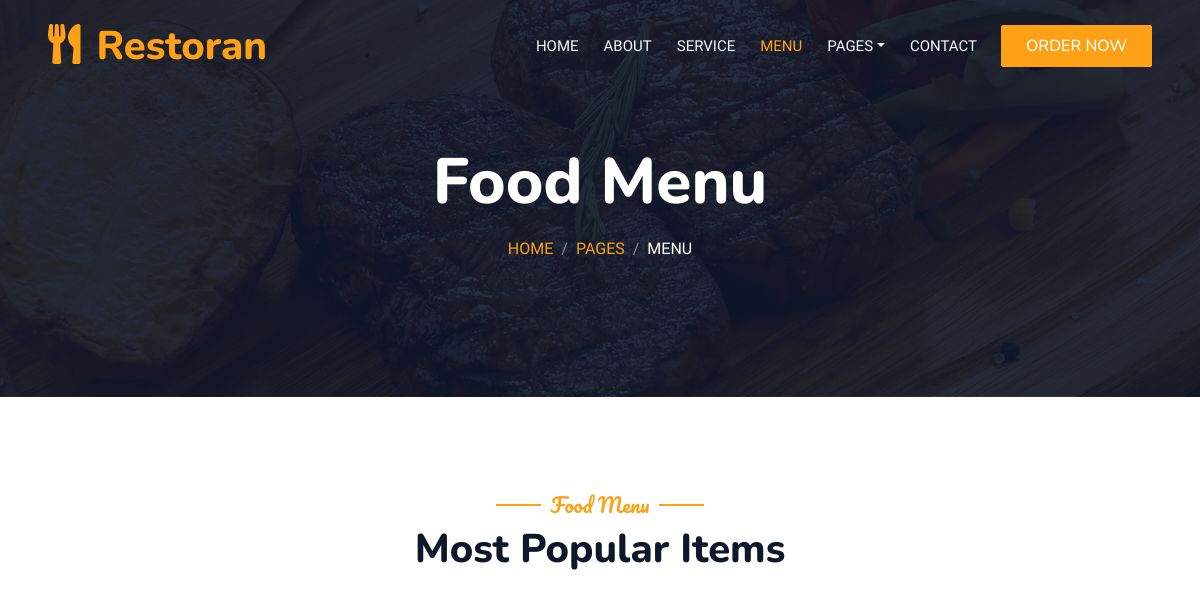
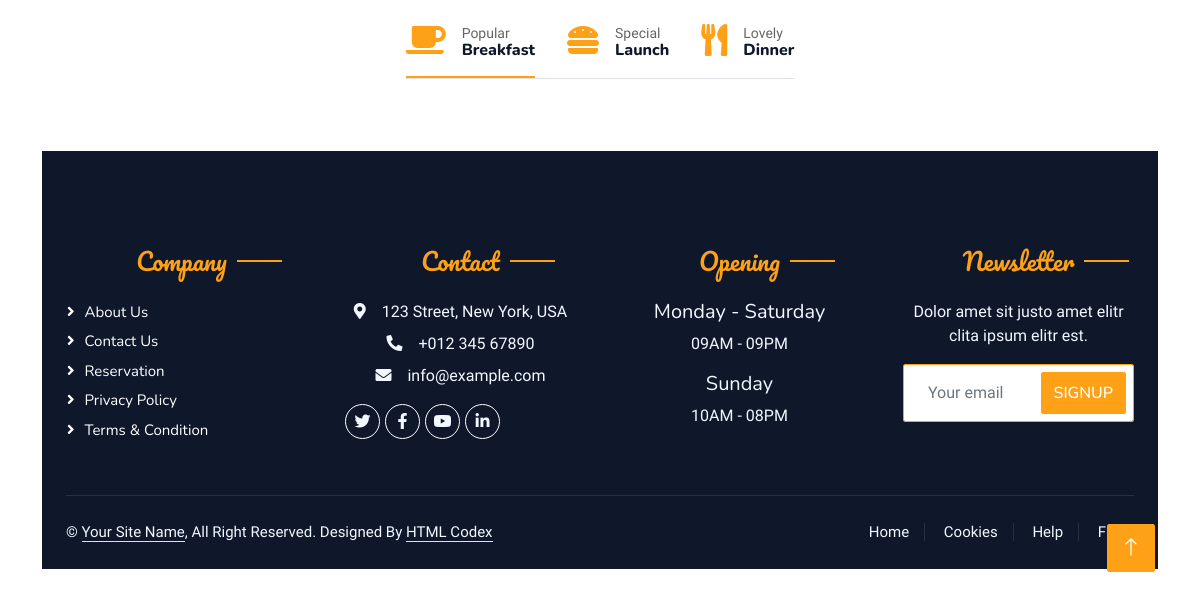
Before: /menu/ (signed in) with the older database file (2 pictures, top to bottom).
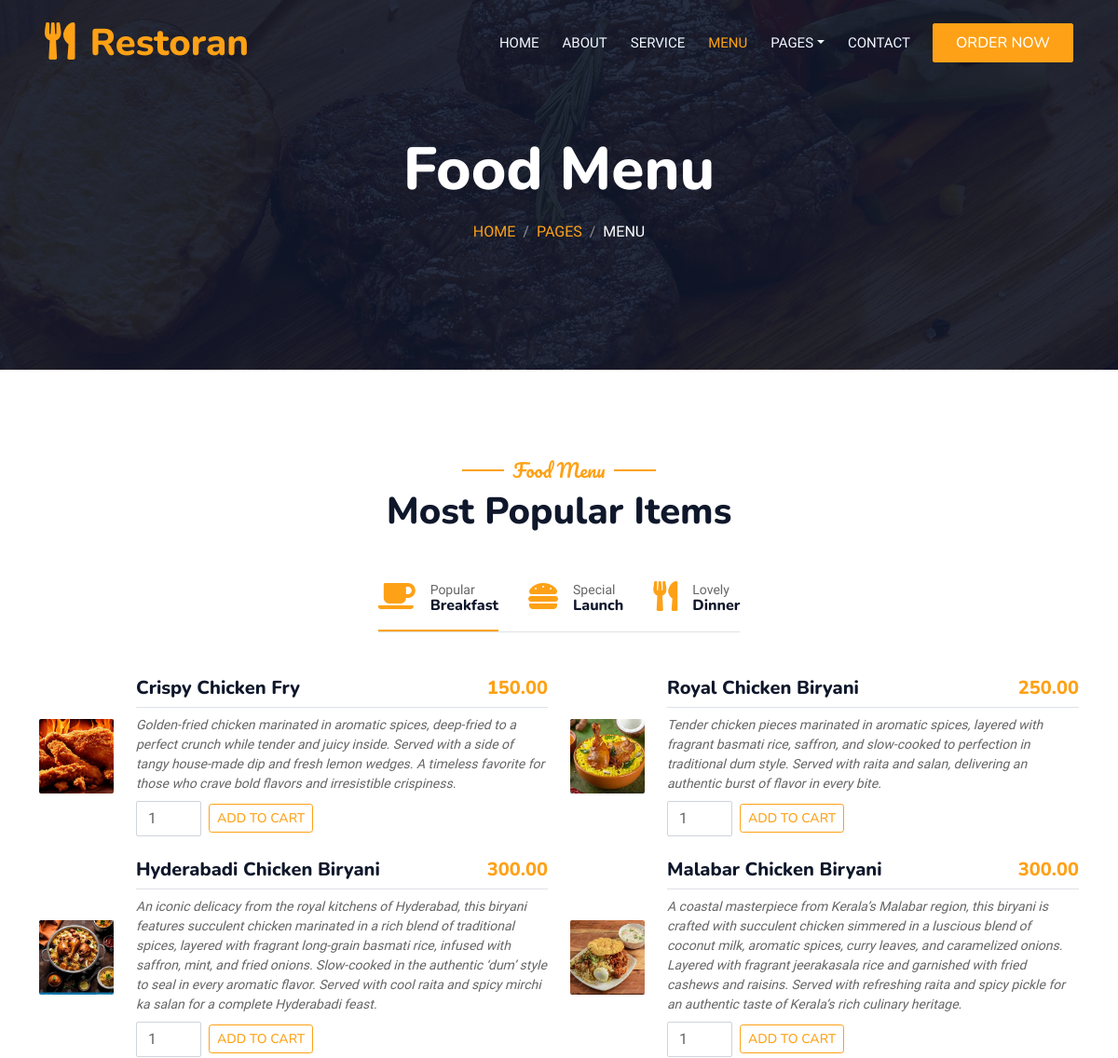
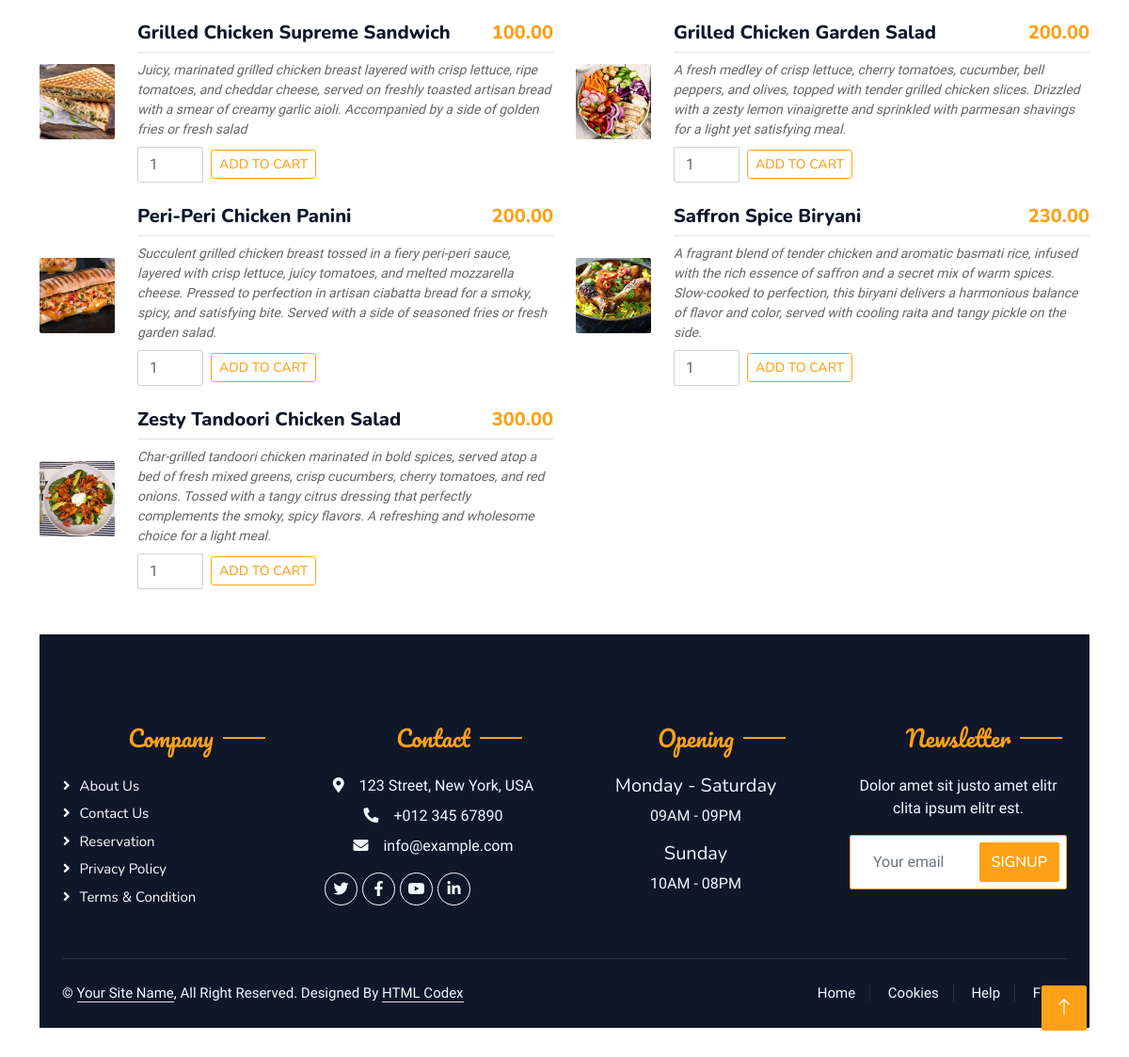
After: the same page with the newer database file (2 pictures, top to bottom).
### myapp/models.py (models this page shows, shortened)
class MenuItem (models.Model):
    restaurant=models.ForeignKey(Restaurant,on_delete=models.CASCADE,related_name='menu_items')
    Dishname =models.CharField(max_length=255)
    Description=models.TextField()
    price = models.DecimalField(max_digits=8, decimal_places=2)
    image=models.ImageField(upload_to='dishimage')
    category=models.CharField(max_length=100)
    rating=models.FloatField(default=0.0)

### myapp/views.py (the view)
# urls.py: path('menu/', views.menu_view, name='menu'),
@login_required(login_url='login')
def menu_view(request):
    menu_items = MenuItem.objects.all()
    return render(request, 'menu.html', {'menu_items': menu_items})

### templates/menu.html (shortened to what this page needs)
<!DOCTYPE html>
<html lang="en">
{% load static %}
<head>
    <link href="https://cdnjs.cloudflare.com/ajax/libs/font-awesome/5.10.0/css/all.min.css" rel="stylesheet">
    <link href="https://cdn.jsdelivr.net/npm/bootstrap-icons@1.4.1/font/bootstrap-icons.css" rel="stylesheet">
    <link href="lib/animate/animate.min.css" rel="stylesheet">
    <link href="lib/owlcarousel/assets/owl.carousel.min.css" rel="stylesheet">
    <link href="lib/tempusdominus/css/tempusdominus-bootstrap-4.min.css" rel="stylesheet" />
    <link href="{%static 'css/bootstrap.min.css' %}" rel="stylesheet">
    <link href="{%static 'css/style.css' %}" rel="stylesheet">
</head>
<body>
    <div class="container-xxl bg-white p-0">
        <div class="container-xxl position-relative p-0">
            <nav class="navbar navbar-expand-lg navbar-dark bg-dark px-4 px-lg-5 py-3 py-lg-0">
                <a href="" class="navbar-brand p-0">
                    <h1 class="text-primary m-0"><i class="fa fa-utensils me-3"></i>Restoran</h1>
                </a>
                <div class="collapse navbar-collapse" id="navbarCollapse">
                    <div class="navbar-nav ms-auto py-0 pe-4">
                        <a href="{% url 'index' %}" class="nav-item nav-link">Home</a>
                        <a href="{% url 'about' %}" class="nav-item nav-link">About</a>
                        <a href="{% url 'service' %}" class="nav-item nav-link">Service</a>
                        <a href="{% url 'menu' %}" class="nav-item nav-link active">Menu</a>
                        <div class="nav-item dropdown">
                            <a href="#" class="nav-link dropdown-toggle" data-bs-toggle="dropdown">Pages</a>
                        </div>
                        <a href="{% url 'contact' %}" class="nav-item nav-link">Contact</a>
                    </div>
                    <a href="" class="btn btn-primary py-2 px-4">Order Now</a>
                </div>
            </nav>
            <div class="container-xxl py-5 bg-dark hero-header mb-5">
                <div class="container text-center my-5 pt-5 pb-4">
                    <h1 class="display-3 text-white mb-3 animated slideInDown">Food Menu</h1>
                    <nav aria-label="breadcrumb">
                        <ol class="breadcrumb justify-content-center text-uppercase">
                            <li class="breadcrumb-item"><a href="#">Home</a></li>
                            <li class="breadcrumb-item"><a href="#">Pages</a></li>
                            <li class="breadcrumb-item text-white active" aria-current="page">Menu</li>
                        </ol>
                    </nav>
                </div>
            </div>
        </div>
        <div class="container-xxl py-5" id="menu">
            <div class="container">
                <div class="text-center wow fadeInUp" data-wow-delay="0.1s">
                    <h5 class="section-title ff-secondary text-center text-primary fw-normal">Food Menu</h5>
                    <h1 class="mb-5">Most Popular Items</h1>
                </div>
                <div class="tab-class text-center wow fadeInUp" data-wow-delay="0.1s">
                    <ul class="nav nav-pills d-inline-flex justify-content-center border-bottom mb-5">
                        <li class="nav-item">
                            <a class="d-flex align-items-center text-start mx-3 ms-0 pb-3 active" data-bs-toggle="pill" href="#tab-1">
                                <i class="fa fa-coffee fa-2x text-primary"></i>
                                <div class="ps-3">
                                    <small class="text-body">Popular</small>
                                    <h6 class="mt-n1 mb-0">Breakfast</h6>
                                </div>
                            </a>
                        </li>
                        <li class="nav-item">
                            <a class="d-flex align-items-center text-start mx-3 pb-3" data-bs-toggle="pill" href="#tab-2">
                                <i class="fa fa-hamburger fa-2x text-primary"></i>
                                <div class="ps-3">
                                    <small class="text-body">Special</small>
                                    <h6 class="mt-n1 mb-0">Launch</h6>
                                </div>
                            </a>
                        </li>
                        <li class="nav-item">
                            <a class="d-flex align-items-center text-start mx-3 me-0 pb-3" data-bs-toggle="pill" href="#tab-3">
                                <i class="fa fa-utensils fa-2x text-primary"></i>
                                <div class="ps-3">
                                    <small class="text-body">Lovely</small>
                                    <h6 class="mt-n1 mb-0">Dinner</h6>
                                </div>
                            </a>
                        </li>
                    </ul>
                    <div class="tab-content">
                       <div id="tab-1" class="tab-pane fade show p-0 active">
    <div class="row g-4">
        {% for i in menu_items %}
        <div class="col-lg-6">
            <div class="d-flex align-items-center">
                <img class="flex-shrink-0 img-fluid rounded" src="{{ i.image.url }}" alt="{{ i.Dishname }}" style="width: 80px; height: 80px; object-fit: cover;">
                <div class="w-100 d-flex flex-column text-start ps-4">
                    <h5 class="d-flex justify-content-between border-bottom pb-2">
                        <span>{{ i.Dishname }}</span>
                        <span class="text-primary">{{ i.price }}</span>
                    </h5>
                    <small class="fst-italic">{{ i.Description }}</small>
                    {% if user.is_authenticated %}
                    <form method="POST" action="{% url 'add_to_cart' %}" class="mt-2">
                        <div class="d-flex align-items-center">
                            <input type="number" name="quantity" value="1" min="1" class="form-control me-2" style="width: 70px;">
                            <button type="submit" class="btn btn-sm btn-outline-primary">Add to Cart</button>
                        </div>
                    </form>
                    {% else %}
                    <p class="text-muted mt-2">
                        Please <a href="{% url 'login' %}">login</a> to add items to your cart.
                    </p>
                    {% endif %}
                </div>
            </div>
        </div>
        {% endfor %}
    </div>
</div>
        <div class="container-fluid bg-dark text-light footer pt-5 mt-5 wow fadeIn" data-wow-delay="0.1s">
            <div class="container py-5">
                <div class="row g-5">
                    <div class="col-lg-3 col-md-6">
                        <h4 class="section-title ff-secondary text-start text-primary fw-normal mb-4">Company</h4>
                        <a class="btn btn-link" href="">About Us</a>
                        <a class="btn btn-link" href="">Contact Us</a>
                        <a class="btn btn-link" href="">Reservation</a>
                        <a class="btn btn-link" href="">Privacy Policy</a>
                        <a class="btn btn-link" href="">Terms & Condition</a>
                    </div>
                    <div class="col-lg-3 col-md-6">
                        <h4 class="section-title ff-secondary text-start text-primary fw-normal mb-4">Contact</h4>
                        <p class="mb-2"><i class="fa fa-map-marker-alt me-3"></i>123 Street, New York, USA</p>
                        <p class="mb-2"><i class="fa fa-phone-alt me-3"></i>+012 345 67890</p>
                        <p class="mb-2"><i class="fa fa-envelope me-3"></i>info@example.com</p>
                        <div class="d-flex pt-2">
                            <a class="btn btn-outline-light btn-social" href=""><i class="fab fa-twitter"></i></a>
                            <a class="btn btn-outline-light btn-social" href=""><i class="fab fa-facebook-f"></i></a>
                            <a class="btn btn-outline-light btn-social" href=""><i class="fab fa-youtube"></i></a>
                            <a class="btn btn-outline-light btn-social" href=""><i class="fab fa-linkedin-in"></i></a>
                        </div>
                    </div>
                    <div class="col-lg-3 col-md-6">
                        <h4 class="section-title ff-secondary text-start text-primary fw-normal mb-4">Opening</h4>
                        <h5 class="text-light fw-normal">Monday - Saturday</h5>
                        <p>09AM - 09PM</p>
                        <h5 class="text-light fw-normal">Sunday</h5>
                        <p>10AM - 08PM</p>
                    </div>
                    <div class="col-lg-3 col-md-6">
                        <h4 class="section-title ff-secondary text-start text-primary fw-normal mb-4">Newsletter</h4>
                        <p>Dolor amet sit justo amet elitr clita ipsum elitr est.</p>
                        <div class="position-relative mx-auto" style="max-width: 400px;">
                            <input class="form-control border-primary w-100 py-3 ps-4 pe-5" type="text" placeholder="Your email">
                            <button type="button" class="btn btn-primary py-2 position-absolute top-0 end-0 mt-2 me-2">SignUp</button>
                        </div>
                    </div>
                </div>
            </div>
            <div class="container">
                <div class="copyright">
                    <div class="row">
                        <div class="col-md-6 text-center text-md-start mb-3 mb-md-0">
                            &copy; <a class="border-bottom" href="#">Your Site Name</a>, All Right Reserved.
							Designed By <a class="border-bottom" href="https://htmlcodex.com">HTML Codex</a>
                        </div>
                        <div class="col-md-6 text-center text-md-end">
                            <div class="footer-menu">
                                <a href="">Home</a>
                                <a href="">Cookies</a>
                                <a href="">Help</a>
                                <a href="">FQAs</a>
                            </div>
                        </div>
                    </div>
                </div>
            </div>
        </div>
        <a href="#" class="btn btn-lg btn-primary btn-lg-square back-to-top"><i class="bi bi-arrow-up"></i></a>
    </div>
</body>
</html>

### static/css/style.css (style rules this page uses)
:root { --primary: #FEA116; --light: #F1F8FF; --dark: #0F172B; }
.ff-secondary { font-family: 'Pacifico', cursive; }
.back-to-top { position: fixed; display: none; right: 45px; bottom: 45px; z-index: 99; }
.btn { font-family: 'Nunito', sans-serif; font-weight: 500; text-transform: uppercase; transition: .5s; }
.btn.btn-primary, .btn.btn-secondary { color: #FFFFFF; }
.btn-lg-square { width: 48px; height: 48px; }
.btn-square, .btn-sm-square, .btn-lg-square { padding: 0; display: flex; align-items: center; justify-content: center; font-weight: normal; border-radius: 2px; }
.navbar-dark .navbar-nav .nav-link { position: relative; margin-left: 25px; padding: 35px 0; font-size: 15px; color: var(--light) !important; text-transform: uppercase; font-weight: 500; outline: none; transition: .5s; }
.navbar-dark .navbar-nav .nav-link:hover, .navbar-dark .navbar-nav .nav-link.active { color: var(--primary) !important; }
@media (min-width: 992px) { .navbar-dark { position: absolute; width: 100%; top: 0; left: 0; z-index: 999; background: transparent !important; } }
.hero-header { background: linear-gradient(rgba(15, 23, 43, .9), rgba(15, 23, 43, .9)), url(../img/bg-hero.jpg); background-position: center center; background-repeat: no-repeat; background-size: cover; }
.breadcrumb-item + .breadcrumb-item::before { color: rgba(255, 255, 255, .5); }
.section-title { position: relative; display: inline-block; }
.section-title::before { position: absolute; content: ""; width: 45px; height: 2px; top: 50%; left: -55px; margin-top: -1px; background: var(--primary); }
.section-title::after { position: absolute; content: ""; width: 45px; height: 2px; top: 50%; right: -55px; margin-top: -1px; background: var(--primary); }
.section-title.text-start::before, .section-title.text-end::after { display: none; }
.nav-pills .nav-item .active { border-bottom: 2px solid var(--primary); }
.footer .btn.btn-social { margin-right: 5px; width: 35px; height: 35px; display: flex; align-items: center; justify-content: center; color: var(--light); border: 1px solid #FFFFFF; border-radius: 35px; transition: .3s; }
.footer .btn.btn-link { display: block; margin-bottom: 5px; padding: 0; text-align: left; color: #FFFFFF; font-size: 15px; font-weight: normal; text-transform: capitalize; transition: .3s; }
.footer .btn.btn-link::before { position: relative; content: "\f105"; font-family: "Font Awesome 5 Free"; font-weight: 900; margin-right: 10px; }
.footer .copyright { padding: 25px 0; font-size: 15px; border-top: 1px solid rgba(256, 256, 256, .1); }
.footer .copyright a { color: var(--light); }
.footer .footer-menu a { margin-right: 15px; padding-right: 15px; border-right: 1px solid rgba(255, 255, 255, .1); }
.footer .footer-menu a:last-child { margin-right: 0; padding-right: 0; border-right: none; }

Changed rows visible on the page:
added MenuItem: image (picture), Dishname "Crispy Chicken Fry", price "150.00", Description "Golden-fried chicken marinated in aromatic spices, deep-fried to a perfect crunch while tender and juicy inside. Served with a side of tangy house-made dip and fresh lemon wedges. A timeless favorite for those who crave bold flavors and irresistible crispiness."
added MenuItem: image (picture), Dishname "Royal Chicken Biryani", price "250.00", Description "Tender chicken pieces marinated in aromatic spices, layered with fragrant basmati rice, saffron, and slow-cooked to perfection in traditional dum style. Served with raita and salan, delivering an authentic burst of flavor in every bite."
added MenuItem: image (picture), Dishname "Hyderabadi Chicken Biryani", price "300.00", Description "An iconic delicacy from the royal kitchens of Hyderabad, this biryani features succulent chicken marinated in a rich blend of traditional spices, layered with fragrant long-grain basmati rice, infused with saffron, mint, and fried onions. Slow-cooked in the authentic ‘dum’ style to seal in every aromatic flavor. Served with cool raita and spicy mirchi ka salan for a complete Hyderabadi feast."
added MenuItem: image (picture), Dishname "Malabar Chicken Biryani", price "300.00", Description "A coastal masterpiece from Kerala’s Malabar region, this biryani is crafted with succulent chicken simmered in a luscious blend of coconut milk, aromatic spices, curry leaves, and caramelized onions. Layered with fragrant jeerakasala rice and garnished with fried cashews and raisins. Served with refreshing raita and spicy pickle for an authentic taste of Kerala’s rich culinary heritage."
added MenuItem: image (picture), Dishname "Grilled Chicken Supreme Sandwich", price "100.00", Description "Juicy, marinated grilled chicken breast layered with crisp lettuce, ripe tomatoes, and cheddar cheese, served on freshly toasted artisan bread with a smear of creamy garlic aioli. Accompanied by a side of golden fries or fresh salad"
added MenuItem: image (picture), Dishname "Grilled Chicken Garden Salad", price "200.00", Description "A fresh medley of crisp lettuce, cherry tomatoes, cucumber, bell peppers, and olives, topped with tender grilled chicken slices. Drizzled with a zesty lemon vinaigrette and sprinkled with parmesan shavings for a light yet satisfying meal."
added MenuItem: image (picture), Dishname "Peri-Peri Chicken Panini", price "200.00", Description "Succulent grilled chicken breast tossed in a fiery peri-peri sauce, layered with crisp lettuce, juicy tomatoes, and melted mozzarella cheese. Pressed to perfection in artisan ciabatta bread for a smoky, spicy, and satisfying bite. Served with a side of seasoned fries or fresh garden salad."
added MenuItem: image (picture), Dishname "Saffron Spice Biryani", price "230.00", Description "A fragrant blend of tender chicken and aromatic basmati rice, infused with the rich essence of saffron and a secret mix of warm spices. Slow-cooked to perfection, this biryani delivers a harmonious balance of flavor and color, served with cooling raita and tangy pickle on the side."
added MenuItem: image (picture), Dishname "Zesty Tandoori Chicken Salad", price "300.00", Description "Char-grilled tandoori chicken marinated in bold spices, served atop a bed of fresh mixed greens, crisp cucumbers, cherry tomatoes, and red onions. Tossed with a tangy citrus dressing that perfectly complements the smoky, spicy flavors. A refreshing and wholesome choice for a light meal."
